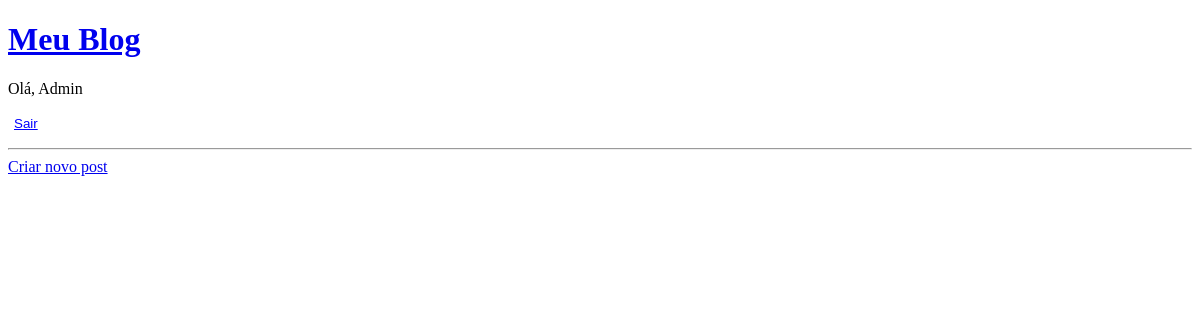
The app's page / (signed in), older data.
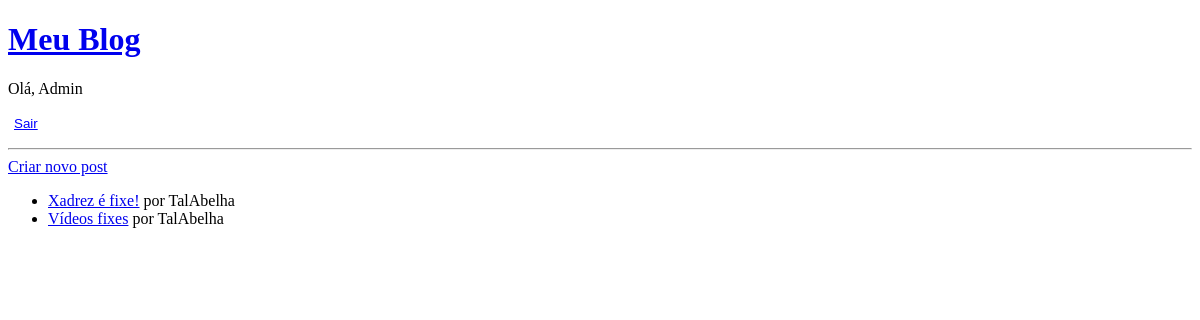
The same page, newer data.
### blogapp/models.py (models this page shows, shortened)
class Post(models.Model):
    title = models.CharField(max_length=200)
    body = models.TextField()
    author = models.ForeignKey(User, on_delete=models.CASCADE)
    created_at = models.DateTimeField(auto_now_add=True)

### blogapp/views.py (the view)
# urls.py: path('', PostListView.as_view(), name='post_list'),
class PostListView(ListView):
    model = Post
    template_name = 'blog/post_list.html'
    context_object_name = 'posts'

### blogapp/templates/blog/post_list.html
{% extends 'blog/base.html' %}
{% block content %}
    <a href="{% url 'post_create' %}">Criar novo post</a>
    <ul>
        {% for post in posts %}
            <li>
                <a href="{% url 'post_detail' post.pk %}">{{ post.title }}</a> por {{ post.author.username }}
            </li>
        {% endfor %}
    </ul>
{% endblock %}

### blogapp/templates/blog/base.html (shortened to what this page needs)
<!DOCTYPE html>
<html lang="en">
<head>
</head>
<body>
    <header>
        <h1><a href="{% url 'post_list' %}">Meu Blog</a></h1>
        {% if user.is_authenticated %}
        <p>Olá, {{user.username}}
            <form method="post" action="{% url 'logout' %}" style="display:inline;">
            <button type="submit" style="background:none; border:none; color:blue; text-decoration:underline; cursor:pointer;">
                Sair
            </button>
        </form>
        </p>
        {% else %}
        <p><a href="{% url 'login' %}"></a></p>
        {% endif %}
        <hr>
    </header>
    {% block content %}{% endblock %}
</body>
</html>

Row changes from the older to the newer data that the page shows:
added Post: title "Xadrez é fixe!", author.username "TalAbelha"
added Post: title "Vídeos fixes", author.username "TalAbelha"
